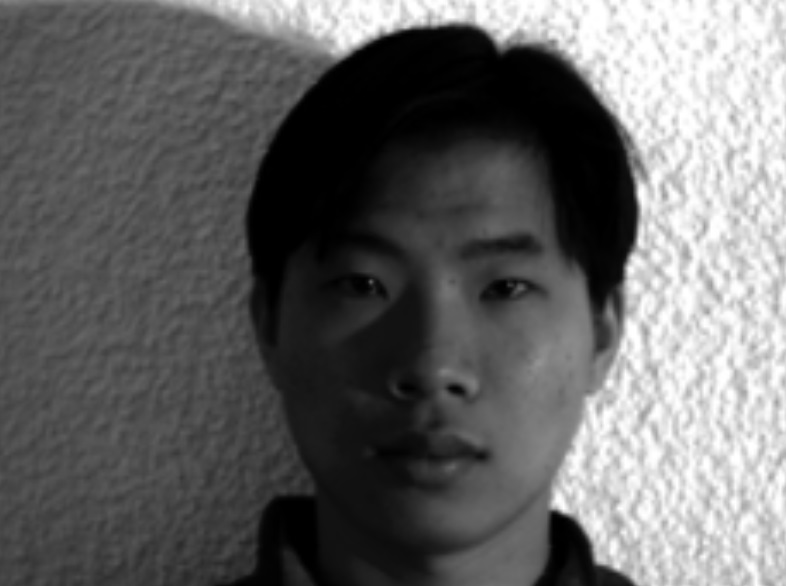
#> input picture Normalizacion/tarea/chino.jpg, 786 x 586 px
$ python ln_norm_hst.py
#> lines starting #> are read from the running program, lines starting #| are printed output that depends on the picture
#> further down, image is the input picture: shape (586, 786); min 0, max 255, mean 101.7
import cv2
import numpy as np
import matplotlib.pyplot as plt

def local_normalization(image, window_size=5, epsilon=1.5):
    # Convertir la imagen a flotante para cálculos precisos
#> called with window_size = 5, epsilon = 1.5
    image_float = image.astype(np.float32)

    # Calcular el promedio local (E)
    mean_image = cv2.blur(image_float, (window_size, window_size))

    # Calcular la desviación estándar local (s)
    sqr_image = cv2.blur(image_float**2, (window_size, window_size))
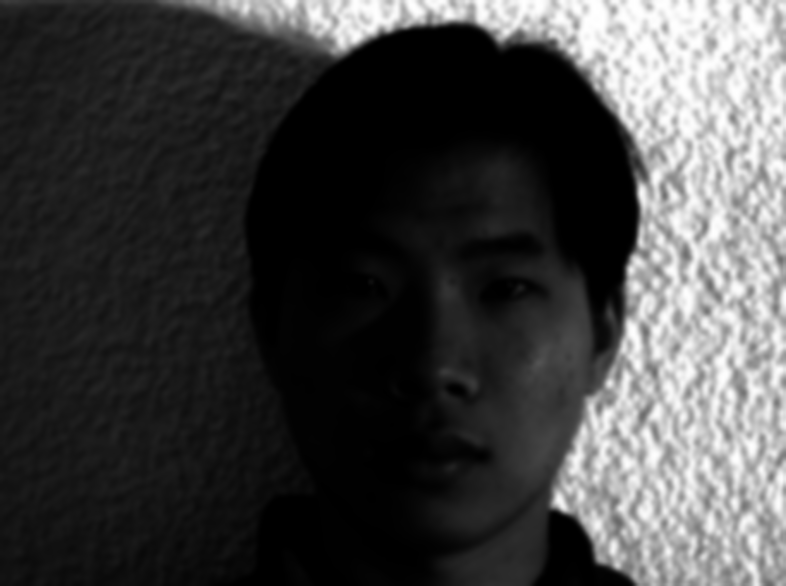
#> sqr_image: shape (586, 786) float32; min 0, max 65025, mean 16762.6; drawn with min black and max white
    std_image = np.sqrt(sqr_image - mean_image**2)
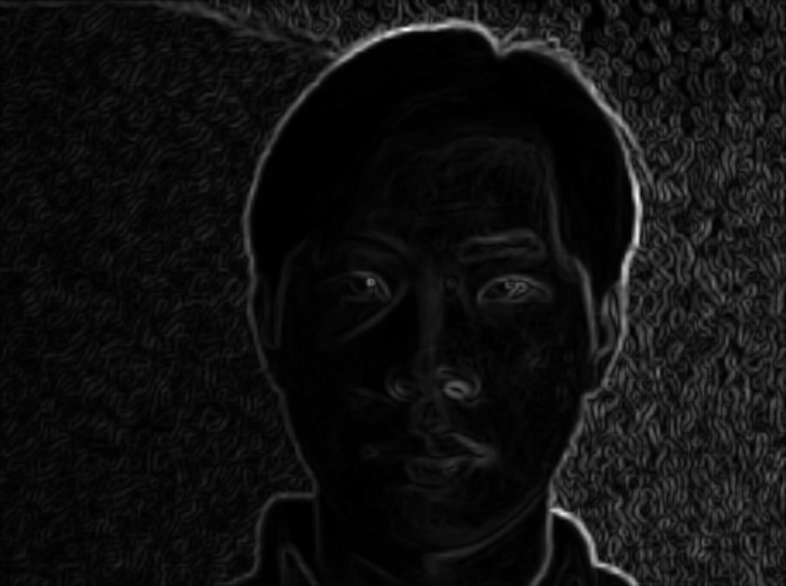
#> std_image: shape (586, 786) float32; min 0, max 60.65, mean 4; drawn with min black and max white

    # Normalizar la imagen localmente
    normalized_image = (image_float - mean_image) / (std_image + epsilon)
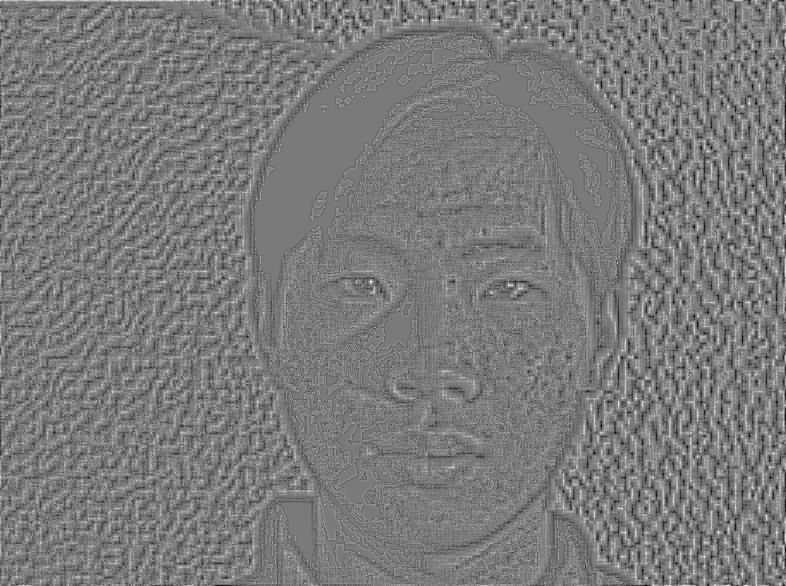
#> normalized_image: shape (586, 786) float32; min -1.75, max 1.88, mean 0.00277; drawn with min black and max white

    # Normalizar a rango [0, 255]
    normalized_image = cv2.normalize(normalized_image, None, 0, 255, cv2.NORM_MINMAX)

    return normalized_image.astype(np.uint8)

# Cargar la imagen en escala de grises
image_path = "tarea/chino.jpg"  # Cambia esta ruta por la de tu imagen
image = cv2.imread(image_path, cv2.IMREAD_GRAYSCALE)

if image is None:
    raise ValueError("No se pudo cargar la imagen. Asegúrate de que la ruta sea correcta y la imagen esté en escala de grises.")

# Aplicar la normalización local
compensated_image = local_normalization(image, window_size=5)

# Calcular los histogramas
hist_original, bins_original = np.histogram(image.flatten(), bins=256, range=[0, 256])
#> hist_original = 256 values, max 24492 at index 0, min 77 at index 156, mean 1799.2; bins_original = 257 values from 0 to 256
hist_filtered, bins_filtered = np.histogram(compensated_image.flatten(), bins=256, range=[0, 256])
#> hist_filtered = 256 values, max 34881 at index 122, min 0 at index 2, mean 1799.2; bins_filtered = 257 values from 0 to 256

# Mostrar las imágenes y los histogramas
plt.figure(figsize=(12, 8))

# Imagen original
plt.subplot(2, 2, 1)
plt.title("Imagen Original")
plt.imshow(image, cmap="gray")
plt.axis("off")

# Imagen normalizada
plt.subplot(2, 2, 2)
plt.title("Imagen Normalizada Localmente")
plt.imshow(compensated_image, cmap="gray")
plt.axis("off")

# Histograma de la imagen original
plt.subplot(2, 2, 3)
plt.title("Histograma - Imagen Original")
plt.plot(hist_original, color='black')
plt.xlabel("Intensidad de píxeles")
plt.ylabel("Frecuencia")

# Histograma de la imagen filtrada
plt.subplot(2, 2, 4)
plt.title("Histograma - Imagen Filtrada")
plt.plot(hist_filtered, color='black')
plt.xlabel("Intensidad de píxeles")
plt.ylabel("Frecuencia")

plt.tight_layout()
plt.show()
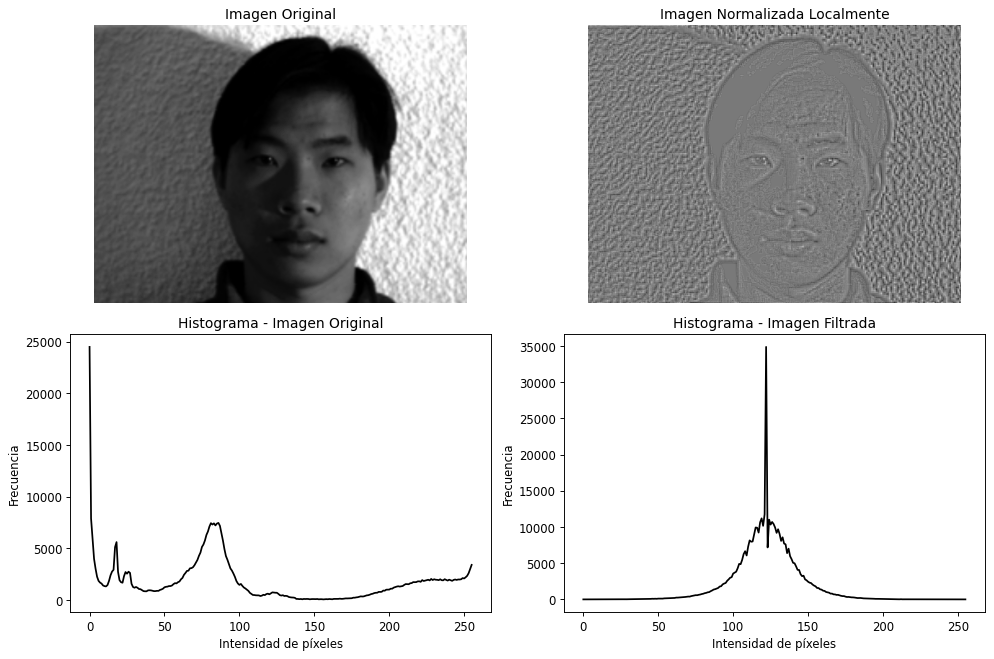
#> figure drawn by matplotlib, 4 panels; panel 3: curve peaks at x = 0, y = 24492; panel 4: curve peaks at x = 122, y = 34881

$ run again, with Normalizacion/tarea/periodico.jpg copied over Normalizacion/tarea/chino.jpg
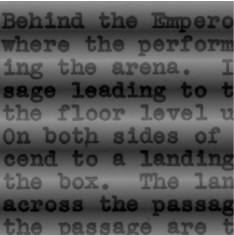
#> input picture Normalizacion/tarea/periodico.jpg, 234 x 235 px
#> image is the input picture: shape (235, 234); min 0, max 255, mean 82.7
#> in local_normalization, `normalized_image = (image_float - mean_image) / (std_image + epsilon)`:
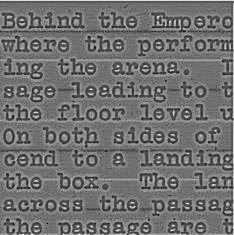
#> normalized_image: shape (235, 234) float32; min -1.97, max 2.53, mean 0.0304; drawn with min black and max white
#> hist_original = 256 values, max 744 at index 50, min 0 at index 153, mean 214.8; bins_original = 257 values from 0 to 256
#> hist_filtered = 256 values, max 1173 at index 112, min 0 at index 1, mean 214.8; bins_filtered = 257 values from 0 to 256
#> `plt.show()`:
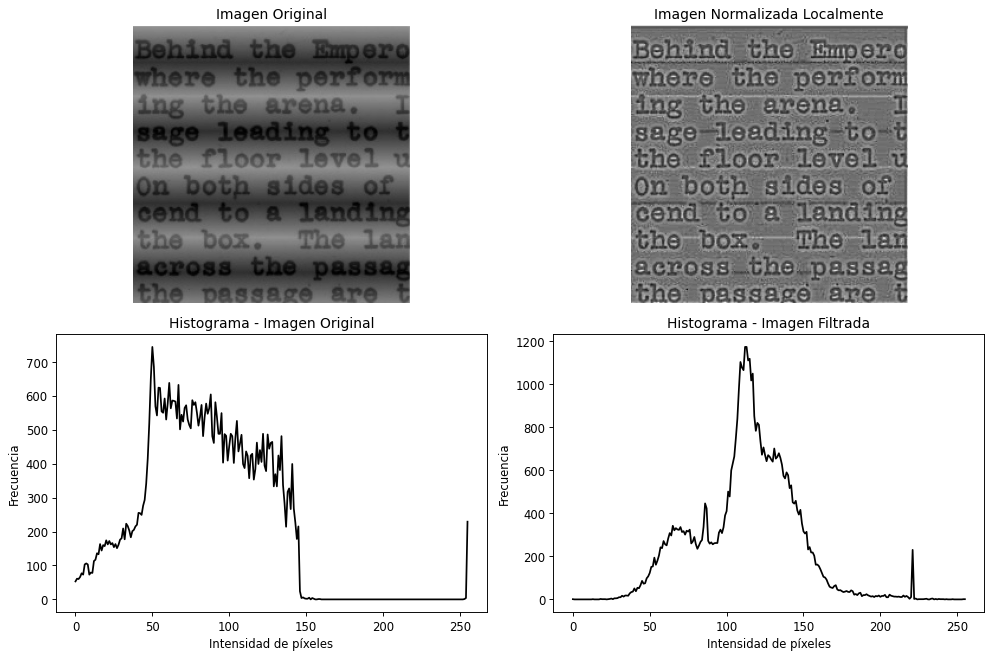
#> figure drawn by matplotlib, 4 panels; panel 3: curve peaks at x = 50, y = 744; panel 4: curve peaks at x = 112, y = 1173
